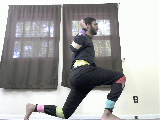
#> input picture Signal_Processing/images/lungeForward.png, 160 x 120 px
$ python temp.py
#> lines starting #> are read from the running program, lines starting #| are printed output that depends on the picture
from PIL import Image
import cv2
import numpy as np
import copy
import time

def writeFile(matrix, path):
    string = ""
    for row in matrix:
        ans = ""
        for col in row:
            ans += str(col) + ", "
        ans += "\n"
        string += ans

    with open(path, "wt") as f:
        f.write(string)


def outputImage(temp_image, imageMask, path):
    temp_pixel = temp_image.load()

    for row in range(resized_row):
        for col in range(resized_col):
            temp_pixel[row, col] = (255, 255, 255)
            if (imageMask[row][col] == 1):
                temp_pixel[row, col] = (0, 0, 0)
    temp_image.save(path)

def printMat(matrix):
    for row in matrix:
        print(row)
    print("\n\n")

originalPath = 'images/lungeForward.png'
downscalePath = 'images/lungeForward_160x120.png'
trackDownscale = 'images/track_lungeForward_160x120.png'

resized_row = 160
resized_col = 120

time0 = time.time()
# Read Image and Downscale the image
original_image = Image.open(originalPath)
#> original_image is the input picture: PIL image 160x120 RGBA; mean R, G, B, A 166.3, 166.1, 165.1, 255
original_image_pixels = original_image.load()

new_image = original_image.resize((resized_row, resized_col))
new_image_pixels = new_image.load()
new_image.save(downscalePath)


temp_image = Image.open(downscalePath)
converted_image = temp_image.convert('HSV')
#> converted_image: PIL image 160x120 HSV; mean H, S, V 99.7, 17.5, 169.9
converted_pixel = converted_image.load()
time1 = time.time()


# Delete Afterward
track_image = Image.open(downscalePath)
track_image_pixels = track_image.load()

row = 102
col = 102
size = 1
done = False
for r in range(resized_row):
    for c in range(resized_col):
        if abs(r - row) < (size) and abs(c - col) < (size):

            print(str(r) + "x" + str(c) + ": " + str(converted_pixel[r, c]))
            print(str(r) + "x" + str(c) + ": " + str(converted_pixel[r+1, c]))
            print(str(r) + "x" + str(c) + ": " + str(converted_pixel[r, c+1]))
            print(str(r) + "x" + str(c) + ": " + str(converted_pixel[r-1, c-1]))
            print(str(r) + "x" + str(c) + ": " + str(converted_pixel[r+1, c+1]))
            print(str(r) + "x" + str(c) + ": " + str(converted_pixel[r+2, c+2]))
            print(str(r) + "x" + str(c) + ": " + str(converted_pixel[r+3, c+3]))
            print(str(r) + "x" + str(c) + ": " + str(converted_pixel[r+4, c+4]))
            print(str(r) + "x" + str(c+1) + ": " + str(converted_pixel[r, c+1]))
            done = True
            track_image_pixels[r, c] = (255, 10, 10)#(255, 10, 10)
            track_image_pixels[r+1, c] = (255, 10, 10)
            track_image_pixels[r, c+1] = (255, 10, 10)
            track_image_pixels[r-1, c-1] = (255, 10, 10)
            track_image_pixels[r+1, c+1] = (255, 10, 10)
            track_image_pixels[r+2, c+2] = (255, 10, 10)
            track_image_pixels[r+3, c+3] = (255, 10, 10)
            track_image_pixels[r+4, c+4] = (255, 10, 10)
    if(done):
        print("break")
        done = False
#> this loop made 160 passes
#| 102x102: (53, 4, 251)
#| 102x102: (63, 4, 250)
#| 102x102: (74, 4, 252)
#| 102x102: (70, 3, 252)
#| 102x102: (85, 3, 251)
#| 102x102: (63, 6, 249)
#| 102x102: (85, 2, 248)
#| 102x102: (137, 73, 233)
#| 102x103: (74, 4, 252)

track_image.save(trackDownscale)
# Use this as the final
image = converted_image
pixels = converted_pixel


# Create the Upper and Lower Bound for the mask
# list of the color masks: red, yellow, blue, etc...
maskList = []


# Bitwise and with the mask (Convolution)
# positions = [(142,98), (131,99), (133,114), (116,105), (65,105), (39,107)]

# 142x98 (pushupDown)
# Lower: (17, 87, 160)
# Upper: (29, 133, 246)
shoulderOrangeL = (17, 87, 160)
shoulderOrangeU = (29, 133, 246)


# 131x99 (pushupDown)
# Lower: (21, 13, 170)
# Upper: (36, 24, 201)
elbowPeachL = (21, 13, 170)
elbowPeachU = (36, 24, 201)

# 133x114 (pushupDown)
# Lower: (171, 55, 140)
# Upper: (187, 94, 157)
wristPurpleL = (171, 55, 140)
wristPurpleU = (187, 94, 157)

# 116x105 (pushupDown)
# Lower: (42, 70, 209)
# Upper: (45, 100, 250)
hipYellowL = (38, 65, 165)
hipYellowU = (45, 100, 253)

# 65x105 size 6x3
# Lower: (239, 73, 133)
# Upper: (253, 134, 202)
kneeRedL = (239, 73, 133)
kneeRedU = (252, 134, 202)

# 39x107 (pushupDown)
# Lower: (130, 52, 200)
# Upper: (141, 78, 243)
ankleBlueL = (130, 52, 200)
ankleBlueU = (141, 78, 243)

# Lower: (50, 45, 160)
# Upper: (60, 65, 240)
kneeOtherGreenL = (50, 45, 160)
kneeOtherGreenU = (60, 65, 240)

# Lower: (210, 30, 170)
# Upper: (242, 82, 250)
ankleOtherPinkL = (210, 30, 170)
ankleOtherPinkU = (242, 82, 250)

bodyHSVBounds = [(shoulderOrangeL, shoulderOrangeU), (elbowPeachL, elbowPeachU),
                 (wristPurpleL, wristPurpleU), (hipYellowL, hipYellowU),
                 (kneeRedL, kneeRedU), (kneeOtherGreenL, kneeOtherGreenU),
                 (ankleBlueL, ankleBlueU), (ankleOtherPinkL, ankleOtherPinkU)]


# lowerMask = kneeRedL
# upperMask = kneeRedU

def jointTracking(lowerMask, upperMask):
    imageMask = []
    for row in range(resized_row):
        imageRowMask = [0] * resized_col
        for col in range(resized_col):
            (h, s, v) = pixels[row, col]
            if (h >= lowerMask[0] and s >= lowerMask[1] and v >= lowerMask[2] and
                h <= upperMask[0] and s <= upperMask[1] and v <= upperMask[2]):
                imageRowMask[col] = 1
        imageMask.append(imageRowMask)
    return imageMask

# [4 lines of commented-out code are left out]

def erosion(imageMask):
    # [8 lines of commented-out code are left out]
    directions = [[-1, 0], [0, -1], [1, 0], [0, 1]]
    # directions2 = [[-1, 0], [0, -1], [1, 0], [0, 1], [1,1], [-1, 1], [1, -1], [-1,-1], [0, 2], [0, -2], [-2, 0], [2, 0]]
    erosionMask = []
    for row in range(resized_row):
        erosionMaskRow = []
        for col in range(resized_col):
            colorIn = True
            if (imageMask[row][col] == 0):
                colorIn = False
            else:
                for direction in directions:
                    x = row + direction[0]
                    y = col + direction[1]
                    if (x < 0 or x >= resized_row or y < 0 or y >= resized_col):
                        colorIn = False
                    elif (imageMask[x][y] == 0):
                        colorIn = False
            if (colorIn):
                erosionMaskRow.append(1)
            else:
                erosionMaskRow.append(0)
        erosionMask.append(erosionMaskRow)
    return erosionMask


def dilation(erosionMask):
    directions = [[-1, 0], [0, -1], [1, 0], [0, 1]]
    imageMask = copy.deepcopy(erosionMask)
    for row in range(resized_row):
        for col in range(resized_col):
            if (erosionMask[row][col] == 0):
                for direction in directions:
                    x = row + direction[0]
                    y = col + direction[1]
                    if (x >= 0 and x < resized_row and y >= 0 and y < resized_col and erosionMask[x][y] == 1):
                        imageMask[row][col] = 1
                        break
    return imageMask

# outputImage(temp_image, imageMask, "images/testFiltered.jpg")

# Figure out the center of the pixel
def max_area_histogram(histogram):
    stack = list()
    max_area = 0
    maxCol = 0
    width = 0
    height = 0

    index = 0
    while (index < len(histogram)):
        # print(stack)
        if (not stack) or (histogram[stack[-1]] <= histogram[index]):
            stack.append(index)
            index += 1

        else:
            top_of_stack = stack.pop()

            area = (histogram[top_of_stack] *
                ((index - stack[-1] - 1)
                if stack else index))

            if (max_area < area):
                max_area = area
                height = histogram[top_of_stack]
                if (stack):
                    # print("Hi: " + str(area) + " " + str(stack[-1]))
                    maxCol = stack[-1] + 1
                    width = (index - stack[-1] - 1)
                else:
                    # print("bob")
                    maxCol = 0
                    width = index


    while stack:
        top_of_stack = stack.pop()
        area = (histogram[top_of_stack] * ((index - stack[-1] - 1) if stack else index))

        if (max_area < area):
            max_area = area
            height = histogram[top_of_stack]
            if (stack):
                maxCol = stack[-1] + 1
                width = (index - stack[-1] - 1)
            else:
                maxCol = 0
                width = index

    return (max_area, maxCol, width, height)

# Returns area of the largest rectangle
# with all 1s in A
def maxRectangle(A, resized_row, resized_col):

    (maxArea, maxCol, maxWidth, maxHeight) = max_area_histogram(A[0])
    maxRow = 0

    # iterate over row to find maximum rectangular
    # area considering each row as histogram
    for i in range(1, resized_row):

        for j in range(resized_col):

            # if A[i][j] is 1 then add A[i -1][j]
            if (A[i][j]):
                A[i][j] += A[i - 1][j]

        # Update result if area with current
        # row (as last row) of rectangle) is more
        # print(A[i])
        # print(max_area_histogram(A[i]))
        (area, col, width, height) = max_area_histogram(A[i])
        if (area > maxArea):
            maxArea = area
            maxRow = i
            maxCol = col
            maxWidth = width
            maxHeight = height

    return (maxRow, maxCol, maxWidth, maxHeight)


def getCenter(imageMask, resized_row, resized_col):
    (maxRow, maxCol, maxWidth, maxHeight) = maxRectangle(imageMask, resized_row, resized_col)
    row = maxRow - (maxHeight/2)
    col = maxCol + (maxWidth/2)
    return (row, col)


def mainFunction(bodyHSVBounds):
    resized_row = 160
    resized_col = 120
    positions = []
    count = 0
    for bodyPart in bodyHSVBounds:
        lowerMask = bodyPart[0]
        upperMask = bodyPart[1]
        imageMask = jointTracking(lowerMask, upperMask)
#> after the loop in jointTracking, `for row in range(resized_row):`: imageMask = 160 items
        if(count == 3):
            temp_image = Image.open(downscalePath)
            outputImage(temp_image, imageMask, "images/test.png")

        imageMask = dilation(imageMask)
        imageMask = dilation(imageMask)
        imageMask = erosion(imageMask)
        # imageMask = erosion(imageMask)
        (row, col) = getCenter(imageMask, resized_row, resized_col)
        positions.append((row, col))
        count += 1

    return positions


positions = mainFunction(bodyHSVBounds)
#> the loop in max_area_histogram, `while (index < len(histogram)):` made 120 passes
#> after the loop in max_area_histogram, `while (index < len(histogram)):`: height = 0; index = 120; maxCol = 0; stack = 120 values from 0 to 119; width = 0
#> the loop in max_area_histogram, `while stack:` made 120 passes
#> top_of_stack on passes 1 to 12: 119, 118, 117, 116, 115, 114, 113, 112, 111, 110, 109, 108
#> after the loop in maxRectangle, `for i in range(1, resized_row):`: A = 160 items; maxArea = 0
positions[1] = (133,98)

# 133x98 Up Position
# 132x99 Down Position

print(positions)
#| [(0.0, 0.0), (133, 98), (76.5, 36.5), (81.5, 62.0), (121.5, 81.0), (58.0, 111.0), (107.0, 104.0), (39.5, 108.0)]

#positions.pop(7)
#positions.pop(5)
positions.pop(2)
positions.pop(1)
positions.pop(0)
# positions = positions[:-1]
track_image = Image.open(downscalePath)
track_image_pixels = track_image.load()

imageMask = []
for r in range(resized_row):
    temp = [0] * resized_col
    imageMask.append(temp)

for posIndex in range(len(positions)):
    pos = positions[posIndex]
    row = int(pos[0])
    col = int(pos[1])
    size = 2
    done = False

    # print(str(row) + " " + str(col))
    for r in range(resized_row):
        for c in range(resized_col):
            if abs(r - row) < (size) and abs(c - col) < (size):
                # print(str(r) + "x" + str(c) + ": " + str(converted_pixel[r, c]))
                #print(str(r) + "x" + str(c+1) + ": " + str(converted_pixel[r, c+1]))
                done = True
                track_image_pixels[r, c] = (100, 100, 255) #(255, 10, 10)
        if(done):
            # print("break")
            done = False
#> this loop made 5 passes


# outputImage(temp_image, imageMask, "images/testFinal.jpg")
print(positions)
#| [(81.5, 62.0), (121.5, 81.0), (58.0, 111.0), (107.0, 104.0), (39.5, 108.0)]
track_image.save('images/findPixels.png')
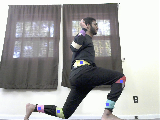
#> saved as findPixels.png: PIL image 160x120 RGBA; mean R, G, B, A 166.1, 165.9, 165.3, 255
